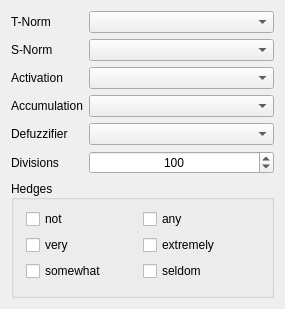
<?xml version="1.0" encoding="UTF-8"?>
<ui version="4.0">
 <class>Configuration</class>
 <widget class="QDialog" name="Configuration">
  <property name="geometry">
   <rect>
    <x>0</x>
    <y>0</y>
    <width>285</width>
    <height>309</height>
   </rect>
  </property>
  <property name="sizePolicy">
   <sizepolicy hsizetype="Fixed" vsizetype="Fixed">
    <horstretch>0</horstretch>
    <verstretch>0</verstretch>
   </sizepolicy>
  </property>
  <property name="windowTitle">
   <string>Configuration</string>
  </property>
  <property name="sizeGripEnabled">
   <bool>false</bool>
  </property>
  <layout class="QVBoxLayout" name="verticalLayout">
   <item>
    <layout class="QFormLayout" name="formLayout">
     <property name="fieldGrowthPolicy">
      <enum>QFormLayout::AllNonFixedFieldsGrow</enum>
     </property>
     <item row="0" column="0">
      <widget class="QLabel" name="lbl_tnorm">
       <property name="text">
        <string>T-Norm</string>
       </property>
      </widget>
     </item>
     <item row="0" column="1">
      <widget class="QComboBox" name="cbx_tnorm">
       <property name="minimumSize">
        <size>
         <width>170</width>
         <height>0</height>
        </size>
       </property>
       <property name="currentIndex">
        <number>-1</number>
       </property>
      </widget>
     </item>
     <item row="1" column="0">
      <widget class="QLabel" name="lbl_snorm">
       <property name="text">
        <string>S-Norm</string>
       </property>
      </widget>
     </item>
     <item row="1" column="1">
      <widget class="QComboBox" name="cbx_snorm">
       <property name="minimumSize">
        <size>
         <width>170</width>
         <height>0</height>
        </size>
       </property>
       <property name="currentIndex">
        <number>-1</number>
       </property>
      </widget>
     </item>
     <item row="2" column="0">
      <widget class="QLabel" name="lbl_activation">
       <property name="text">
        <string>Activation</string>
       </property>
      </widget>
     </item>
     <item row="2" column="1">
      <widget class="QComboBox" name="cbx_activation">
       <property name="minimumSize">
        <size>
         <width>170</width>
         <height>0</height>
        </size>
       </property>
      </widget>
     </item>
     <item row="3" column="0">
      <widget class="QLabel" name="lbl_aggregation">
       <property name="text">
        <string>Accumulation</string>
       </property>
      </widget>
     </item>
     <item row="3" column="1">
      <widget class="QComboBox" name="cbx_accumulation">
       <property name="minimumSize">
        <size>
         <width>170</width>
         <height>0</height>
        </size>
       </property>
      </widget>
     </item>
     <item row="4" column="0">
      <widget class="QLabel" name="lbl_defuzzifier">
       <property name="text">
        <string>Defuzzifier</string>
       </property>
      </widget>
     </item>
     <item row="4" column="1">
      <widget class="QComboBox" name="cbx_defuzzifier">
       <property name="minimumSize">
        <size>
         <width>170</width>
         <height>0</height>
        </size>
       </property>
      </widget>
     </item>
     <item row="5" column="0">
      <widget class="QLabel" name="lbl_sample_size">
       <property name="text">
        <string>Divisions</string>
       </property>
      </widget>
     </item>
     <item row="5" column="1">
      <widget class="QSpinBox" name="sbx_divisions">
       <property name="sizePolicy">
        <sizepolicy hsizetype="Expanding" vsizetype="Fixed">
         <horstretch>0</horstretch>
         <verstretch>0</verstretch>
        </sizepolicy>
       </property>
       <property name="alignment">
        <set>Qt::AlignCenter</set>
       </property>
       <property name="minimum">
        <number>10</number>
       </property>
       <property name="maximum">
        <number>9999999</number>
       </property>
       <property name="singleStep">
        <number>50</number>
       </property>
       <property name="value">
        <number>100</number>
       </property>
      </widget>
     </item>
    </layout>
   </item>
   <item>
    <widget class="QGroupBox" name="formGroupBox">
     <property name="autoFillBackground">
      <bool>true</bool>
     </property>
     <property name="title">
      <string>Hedges</string>
     </property>
     <property name="alignment">
      <set>Qt::AlignLeading|Qt::AlignLeft|Qt::AlignVCenter</set>
     </property>
     <property name="flat">
      <bool>false</bool>
     </property>
     <property name="checkable">
      <bool>false</bool>
     </property>
     <layout class="QGridLayout" name="gridLayout">
      <property name="horizontalSpacing">
       <number>0</number>
      </property>
      <property name="verticalSpacing">
       <number>6</number>
      </property>
      <property name="leftMargin">
       <number>12</number>
      </property>
      <property name="rightMargin">
       <number>12</number>
      </property>
      <property name="bottomMargin">
       <number>12</number>
      </property>
      <item row="0" column="0">
       <widget class="QCheckBox" name="ckx_not">
        <property name="text">
         <string>not</string>
        </property>
       </widget>
      </item>
      <item row="0" column="1">
       <widget class="QCheckBox" name="ckx_any">
        <property name="layoutDirection">
         <enum>Qt::LeftToRight</enum>
        </property>
        <property name="text">
         <string>any</string>
        </property>
       </widget>
      </item>
      <item row="1" column="0">
       <widget class="QCheckBox" name="ckx_very">
        <property name="text">
         <string>very</string>
        </property>
       </widget>
      </item>
      <item row="1" column="1">
       <widget class="QCheckBox" name="ckx_extremely">
        <property name="layoutDirection">
         <enum>Qt::LeftToRight</enum>
        </property>
        <property name="text">
         <string>extremely</string>
        </property>
       </widget>
      </item>
      <item row="2" column="0">
       <widget class="QCheckBox" name="ckx_somewhat">
        <property name="text">
         <string>somewhat</string>
        </property>
       </widget>
      </item>
      <item row="2" column="1">
       <widget class="QCheckBox" name="ckx_seldom">
        <property name="layoutDirection">
         <enum>Qt::LeftToRight</enum>
        </property>
        <property name="text">
         <string>seldom</string>
        </property>
       </widget>
      </item>
     </layout>
    </widget>
   </item>
  </layout>
 </widget>
 <resources/>
 <connections/>
</ui>
